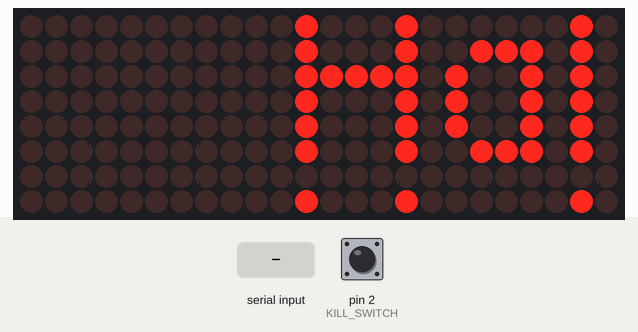
The sketch below on a simulated Arduino Uno, built with avr-gcc and run on an emulated ATmega328P. Parts: 24×8 LED matrix. Inputs (shaded band) come from the test bench; at power-on: pin 2 (KILL_SWITCH) HIGH. EEPROM starts erased; what the sketch prints to the serial monitor is not drawn.

Above: at 1.25 s.
16.1 s: pin 2 (KILL_SWITCH) pulled LOW for 0.75 s
At 16.42 s:
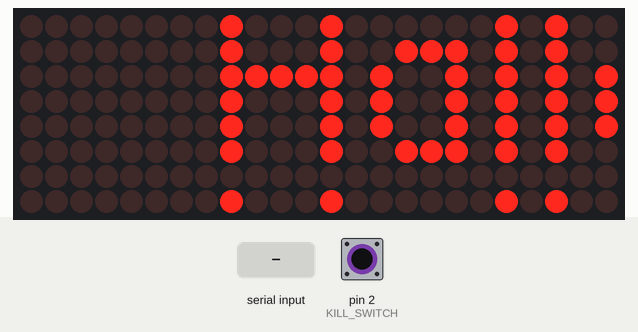
18.3 s: pin 2 (KILL_SWITCH) pulled LOW for 1 s
At 18.33 s:
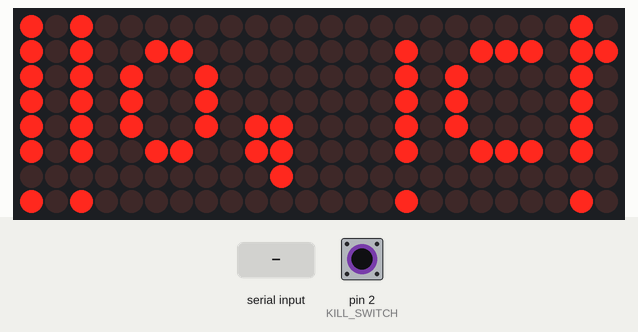
20.8 s: "1\n" received over Serial
At 20.84 s:
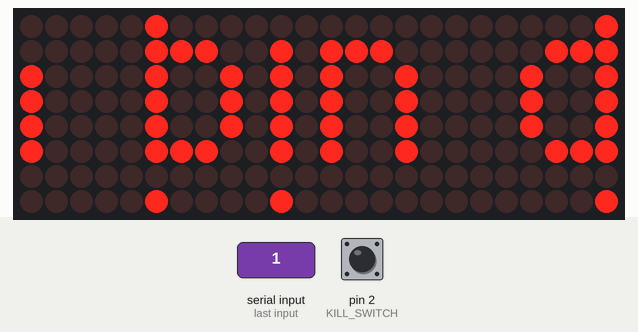
22.7 s: pin 2 (KILL_SWITCH) pulled LOW for 0.75 s
25.9 s: pin 2 (KILL_SWITCH) pulled LOW for 3.2 s
30.6 s: pin 2 (KILL_SWITCH) pulled LOW for 0.75 s
At 30.82 s:
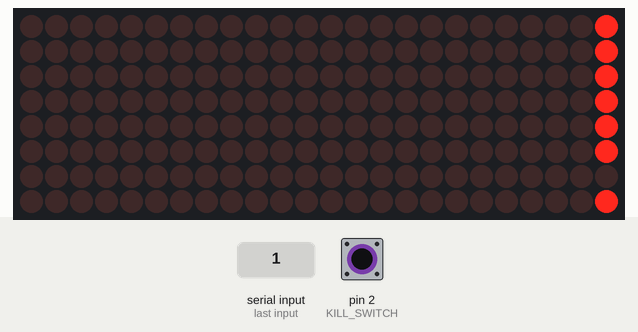

Measured:
- after the input at 30.6 s, the display: changes after 0.17 s (image 4)

The sketch:

Scout_Tag_Interactive_with_Button.ino
```cpp
/* This is the main code for your LED Matrix device.
 * It makes use of the MD_MAX72XX Library, so make sure to include it
 * This works for the 24x8 LED Matrix by Skippy and Wickie, created during the PFF 2019 Mosaik
 * Because that chip is not like any other system in the library, the code wont work on other MAX7219
 * If the device doesn't work, ensure that there are no short-circuits on the board
 * If the Arduino runs hot, disconnect the battery immediately, as it could harm it.
 *
 *  the alphabet includes these letters
 *  QWERTZUIOPASDFGHJKLYXCVBNM
 *  1234567890+%&/()=?'![]<>{}$
 *
*/

//set the intensity here, from 0 to 7 (a low value is recommended)
#define intensity 0

//you should not change any of the following!
//
#include <EEPROM.h>
#include <MD_MAX72xx.h>
#define HARDWARE_TYPE -1
#define MAX_DEVICES  3

#define CLK_PIN     3  // or SCK
#define DATA_PIN    5  // or MOSI
#define CS_PIN      4  // or SS
#define KILL_SWITCH 2  // Button to Stop

MD_MAX72XX mx = MD_MAX72XX(HARDWARE_TYPE, DATA_PIN, CLK_PIN, CS_PIN, MAX_DEVICES);

// We always wait a bit between updates of the display
#define  DELAYTIME  100  // in milliseconds

// Adresses in EEPROM
#define ADDRESS_LEN 0
#define ADDRESS_BUF 1
#define MAX_BUF_LEN 100

byte str[MAX_BUF_LEN+9];
byte str_len;

const char* text_array[] = {
  "Hallo, ich bin dein Scout-Tag!        ",
  "Pfadi BezBEO FTW        ",
  "Lööte, Funke, Chätte....        "
};
const int text_array_len = 3;
volatile int text_array_choice = 0;

void scrollText(const unsigned char *p)
{
  uint8_t charWidth;
  uint8_t cBuf[8];  // this should be ok for all built-in fonts

  mx.clear();

  while (*p != '\0')
  {
    charWidth = mx.getChar(*p++, sizeof(cBuf) / sizeof(cBuf[0]), cBuf);
    for (uint8_t i=0; i<=charWidth; i++)  // allow space between characters
    {
      mx.transform(MD_MAX72XX::TSL);
      if (i < charWidth){
        cBuf[i] = ((cBuf[i] & 0xFE) >> 1) | ((cBuf[i] & 0x01) << 7);
        mx.setColumn(0, cBuf[i]);
      }

      delay(DELAYTIME);
    }
  }
}

// Der Knopf gibt normalerweise ein high-Signal auf dem Pin 2 (Die Konstante KILL_SWITCH)
// Also wird "rising" ausgelöst, wenn der Knopf losgelassen wird.
void handle_button_falling() {
  text_array_choice = (text_array_choice + 1) % (text_array_len + 2);
}

void setup()
{
  Serial.begin(9600);
  mx.begin();
  mx.control(MD_MAX72XX::INTENSITY, intensity);
  pinMode(KILL_SWITCH, INPUT_PULLUP);
  attachInterrupt(digitalPinToInterrupt(KILL_SWITCH), handle_button_falling, FALLING);
  Serial.println("ScoutTag, JotaJoti BEO. Ich bin deine LED-Matrix.");

  EEPROM.get(ADDRESS_LEN, str_len);
  EEPROM.get(ADDRESS_BUF, str);

  if (str_len == 255) {
    str_len = 0;
    EEPROM.write(ADDRESS_LEN, str_len);
  }
  str[str_len] = '\0';
}

void loop()
{
  if (text_array_choice < text_array_len) {
    scrollText(text_array[text_array_choice]);
  } else if (text_array_choice == text_array_len) {
    scrollText(str);
  } else {
    delay(1000);
  }

  if (Serial.available()) {
    size_t new_len = Serial.readBytesUntil('\n', str, MAX_BUF_LEN);
    if (new_len >= 240) {
      str_len = 240;
    } else {
      str_len = (byte)new_len;
    }
    for (int i = 0; i < 8; i++) {
      str[str_len + i] = ' ';
    }
    str[str_len+8] = 0;
    str_len += 9;
    Serial.write(str, str_len);
    Serial.println();
    EEPROM.put(ADDRESS_LEN, str_len);
    EEPROM.put(ADDRESS_BUF, str);
  }
}
```
